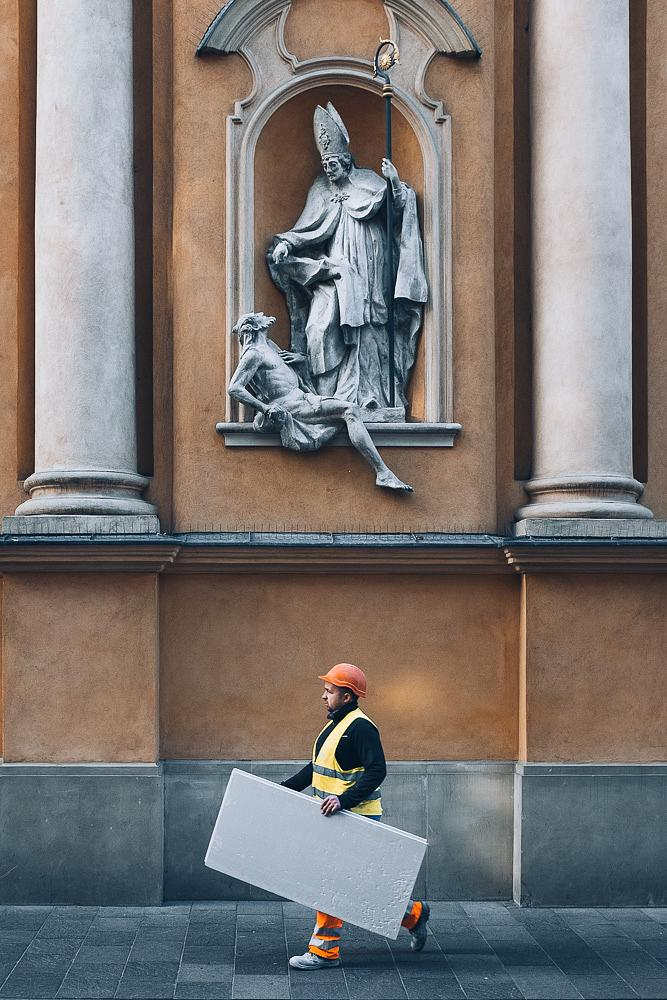
#> input picture data/samples/test.jpg, 667 x 1000 px
$ python -i hog.py   (imports and definitions only)   (older library calls are emulated)
#> lines starting #> are read from the running program, lines starting #| are printed output that depends on the picture
#> further down, picture is the input picture: shape (1000, 667, 3); mean B, G, R 113, 116.1, 122.3
"""Histogram of Oriented Gradients (HOG) feature extraction.

This module implements the core HOG descriptor using NumPy so that the
project does not depend on cv2.HOGDescriptor being available in a particular
OpenCV build.
"""

from __future__ import annotations

import cv2
import numpy as np


def _validate_params(
    image: np.ndarray,
    win_size: tuple[int, int],
    block_size: tuple[int, int],
    block_stride: tuple[int, int],
    cell_size: tuple[int, int],
    bins: int,
) -> None:
    if image.ndim not in (2, 3):
        raise ValueError("hog_descriptor expects a grayscale or color image.")
    if bins <= 0:
        raise ValueError("bins must be positive.")

    width, height = win_size
    bw, bh = block_size
    sw, sh = block_stride
    cw, ch = cell_size

    if min(width, height, bw, bh, sw, sh, cw, ch) <= 0:
        raise ValueError("HOG dimensions and strides must be positive.")

    if bw % cw or bh % ch:
        raise ValueError("block_size must be divisible by cell_size.")

    if sw % cw or sh % ch:
        raise ValueError("block_stride must be divisible by cell_size.")

    if width % cw or height % ch:
        raise ValueError("win_size must be divisible by cell_size.")

    if bw > width or bh > height:
        raise ValueError("block_size cannot exceed win_size.")

    if sw > bw or sh > bh:
        raise ValueError("block_stride cannot exceed block_size.")


def hog_descriptor(
    image: np.ndarray,
    win_size: tuple[int, int] = (64, 128),
    block_size: tuple[int, int] = (16, 16),
    block_stride: tuple[int, int] = (8, 8),
    cell_size: tuple[int, int] = (8, 8),
    bins: int = 9,
) -> np.ndarray:
    """Compute a HOG descriptor using NumPy.

    Parameters follow OpenCV's width/height convention. Gradients use Sobel
    derivatives. Orientations are unsigned (0-180 degrees), and each cell
    contributes a histogram of gradient magnitudes. Histograms are grouped
    into blocks and normalized with L2-Hys normalization.
    """
#> called with win_size = (64, 128), block_size = (16, 16), block_stride = (8, 8), cell_size = (8, 8), bins = 9
    _validate_params(
        image, win_size, block_size, block_stride, cell_size, bins
    )

    if image.ndim == 3:
        gray = cv2.cvtColor(image, cv2.COLOR_BGR2GRAY)
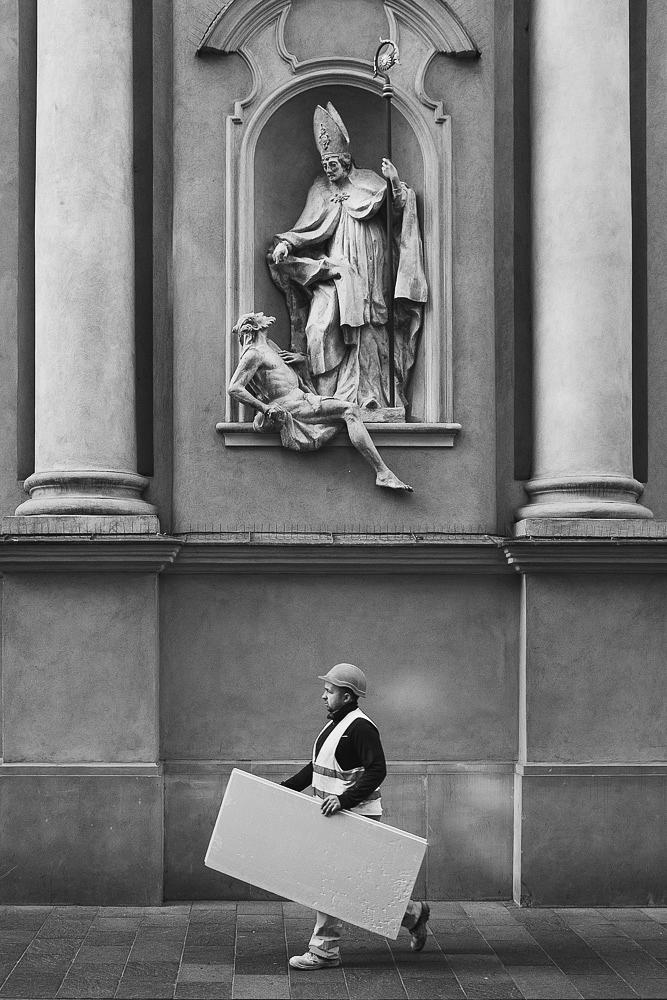
#> gray: shape (1000, 667); min 0, max 255, mean 117.6
    else:
        gray = image

    width, height = win_size
    if gray.shape[1] != width or gray.shape[0] != height:
        gray = cv2.resize(gray, (width, height), interpolation=cv2.INTER_LINEAR)
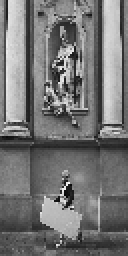
#> gray: shape (128, 64) (shown 2 times larger); min 5, max 245, mean 116.9

    gray = gray.astype(np.float32)

    gx = cv2.Sobel(gray, cv2.CV_32F, 1, 0, ksize=3)
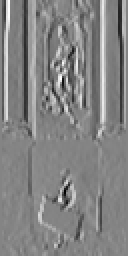
#> gx: shape (128, 64) float32 (shown 2 times larger); min -838, max 775, mean -1.9; drawn with min black and max white
    gy = cv2.Sobel(gray, cv2.CV_32F, 0, 1, ksize=3)
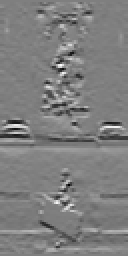
#> gy: shape (128, 64) float32 (shown 2 times larger); min -731, max 727, mean -2.9; drawn with min black and max white

    magnitude, angle = cv2.cartToPolar(gx, gy, angleInDegrees=True)
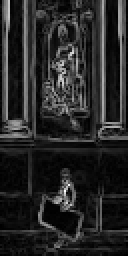
#> magnitude: shape (128, 64) float32 (shown 2 times larger); min 0, max 966.7, mean 149; drawn with min black and max white
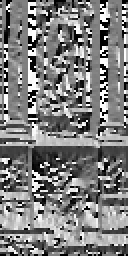
#> angle: shape (128, 64) float32 (shown 2 times larger); min 0, max 359.8, mean 178.6; drawn with min black and max white
    angle %= 180.0
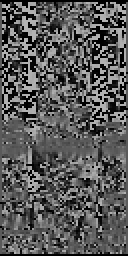
#> angle: shape (128, 64) float32 (shown 2 times larger); min 0, max 179.9, mean 87.8

    cw, ch = cell_size
    cells_x = width // cw
    cells_y = height // ch
    bin_width = 180.0 / bins

    # Each cell stores one orientation histogram.
    hist = np.zeros((cells_y, cells_x, bins), dtype=np.float32)

    for cy in range(cells_y):
        y0, y1 = cy * ch, (cy + 1) * ch
        for cx in range(cells_x):
            x0, x1 = cx * cw, (cx + 1) * cw

            cell_mag = magnitude[y0:y1, x0:x1].ravel()
            cell_ang = angle[y0:y1, x0:x1].ravel()

            # Bilinear interpolation between adjacent orientation bins.
            pos = cell_ang / bin_width
            lower = np.floor(pos).astype(int) % bins
            upper = (lower + 1) % bins
            upper_weight = pos - np.floor(pos)
            lower_weight = 1.0 - upper_weight

            np.add.at(
                hist[cy, cx],
                lower,
                cell_mag * lower_weight,
            )
            np.add.at(
                hist[cy, cx],
                upper,
                cell_mag * upper_weight,
            )

    bw, bh = block_size
    sw, sh = block_stride

    cells_per_block_x = bw // cw
    cells_per_block_y = bh // ch
    stride_cells_x = sw // cw
    stride_cells_y = sh // ch

    blocks_x = (cells_x - cells_per_block_x) // stride_cells_x + 1
    blocks_y = (cells_y - cells_per_block_y) // stride_cells_y + 1

    features: list[np.ndarray] = []

    for by in range(blocks_y):
        cy0 = by * stride_cells_y
        for bx in range(blocks_x):
            cx0 = bx * stride_cells_x

            block = hist[
                cy0 : cy0 + cells_per_block_y,
                cx0 : cx0 + cells_per_block_x,
            ].ravel()

            # L2-Hys normalization: L2 normalize, clip, then normalize again.
            eps = 1e-6
            norm = np.sqrt(np.sum(block * block) + eps * eps)
            normalized = block / norm
            normalized = np.minimum(normalized, 0.2)

            norm2 = np.sqrt(np.sum(normalized * normalized) + eps * eps)
            normalized = normalized / norm2

            features.append(normalized.astype(np.float32))

    if not features:
        return np.empty((0,), dtype=np.float32)

    return np.concatenate(features)


def draw_hog_visualization(
    image: np.ndarray,
    descriptor: np.ndarray,
) -> np.ndarray:
    """Return the source image annotated with basic HOG descriptor metadata."""
    if image.ndim == 2:
        canvas = cv2.cvtColor(image, cv2.COLOR_GRAY2BGR)
    else:
        canvas = image.copy()

    cv2.putText(
        canvas,
        f"HOG descriptor length: {descriptor.size}",
        (10, 25),
        cv2.FONT_HERSHEY_SIMPLEX,
        0.65,
        (0, 255, 0),
        2,
        cv2.LINE_AA,
    )
    return canvas

>>> import cv2
>>> picture = cv2.imread('../../data/samples/test.jpg')
>>> result = hog_descriptor(picture)
#> result = 3780 values, max 0.489 at index 216, min 0 at index 12, mean 0.126
